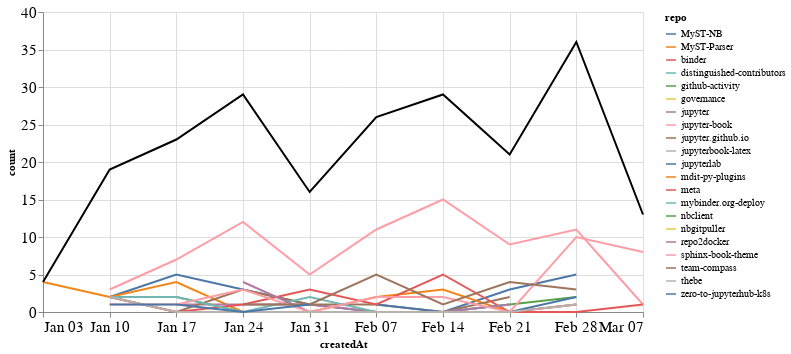

Write notebook code for a chart like this one.
### Markdown cell above
### Comments

### Code cell
comments_time = comments.groupby('repo').resample('W', on='createdAt').count()['author'].reset_index()
comments_time = comments_time.rename(columns={'author': 'count'})
comments_time_total = comments_time.groupby('createdAt').agg({"count": "sum"}).reset_index()
ch1 = alt.Chart(comments_time, width=600).mark_line().encode(
    x='createdAt',
    y='count',
    color='repo',
    tooltip="repo"
)

ch2 = alt.Chart(comments_time_total, width=600).mark_line(color="black").encode(
    x='createdAt',
    y='count',
)

ch1 + ch2

### Figure 1 — Vega-Lite specification as saved in the notebook (floating-point values rounded to 4 significant figures)
{"config": {"axisLeft": {"labelFontSize": 15}, "axisBottom": {"labelFontSize": 15}}, "layer": [{"data": {"name": "data-d52283fd09cb30dd453384251adb93c9"}, "mark": "line", "encoding": {"color": {"type": "nominal", "field": "repo"}, "tooltip": {"type": "nominal", "field": "repo"}, "x": {"type": "temporal", "field": "createdAt"}, "y": {"type": "quantitative", "field": "count"}}, "width": 600}, {"data": {"name": "data-07d02d0fd46b036d98d5520a9401b071"}, "mark": {"type": "line", "color": "black"}, "encoding": {"x": {"type": "temporal", "field": "createdAt"}, "y": {"type": "quantitative", "field": "count"}}, "width": 600}], "$schema": "https://vega.github.io/schema/vega-lite/v4.8.1.json", "datasets": {"data-d52283fd09cb30dd453384251adb93c9": [{"repo": "MyST-NB", "createdAt": "2021-01-10T00:00:00", "count": 2}, {"repo": "MyST-NB", "createdAt": "2021-01-17T00:00:00", "count": 5}, {"repo": "MyST-NB", "createdAt": "2021-01-24T00:00:00", "count": 3}, {"repo": "MyST-NB", "createdAt": "2021-01-31T00:00:00", "count": 1}, {"repo": "MyST-NB", "createdAt": "2021-02-07T00:00:00", "count": 0}, {"repo": "MyST-NB", "createdAt": "2021-02-14T00:00:00", "count": 0}, {"repo": "MyST-NB", "createdAt": "2021-02-21T00:00:00", "count": 3}, {"repo": "MyST-NB", "createdAt": "2021-02-28T00:00:00", "count": 5}, {"repo": "MyST-Parser", "createdAt": "2021-01-03T00:00:00", "count": 4}, {"repo": "MyST-Parser", "createdAt": "2021-01-10T00:00:00", "count": 2}, {"repo": "MyST-Parser", "createdAt": "2021-01-17T00:00:00", "count": 4}, {"repo": "MyST-Parser", "createdAt": "2021-01-24T00:00:00", "count": 0}, {"repo": "MyST-Parser", "createdAt": "2021-01-31T00:00:00", "count": 0}, {"repo": "MyST-Parser", "createdAt": "2021-02-07T00:00:00", "count": 2}, {"repo": "MyST-Parser", "createdAt": "2021-02-14T00:00:00", "count": 3}, {"repo": "MyST-Parser", "createdAt": "2021-02-21T00:00:00", "count": 0}, {"repo": "MyST-Parser", "createdAt": "2021-02-28T00:00:00", "count": 1}, {"repo": "binder", "createdAt": "2021-01-31T00:00:00", "count": 1}, {"repo": "distinguished-contributors", "createdAt": "2021-03-07T00:00:00", "count": 3}, {"repo": "github-activity", "createdAt": "2021-01-17T00:00:00", "count": 2}, {"repo": "github-activity", "createdAt": "2021-01-24T00:00:00", "count": 0}, {"repo": "github-activity", "createdAt": "2021-01-31T00:00:00", "count": 0}, {"repo": "github-activity", "createdAt": "2021-02-07T00:00:00", "count": 0}, {"repo": "github-activity", "createdAt": "2021-02-14T00:00:00", "count": 0}, {"repo": "github-activity", "createdAt": "2021-02-21T00:00:00", "count": 1}, {"repo": "github-activity", "createdAt": "2021-02-28T00:00:00", "count": 2}, {"repo": "governance", "createdAt": "2021-01-24T00:00:00", "count": 1}, {"repo": "jupyter", "createdAt": "2021-01-17T00:00:00", "count": 1}, {"repo": "jupyter", "createdAt": "2021-01-24T00:00:00", "count": 1}, {"repo": "jupyter", "createdAt": "2021-01-31T00:00:00", "count": 1}, {"repo": "jupyter", "createdAt": "2021-02-07T00:00:00", "count": 0}, {"repo": "jupyter", "createdAt": "2021-02-14T00:00:00", "count": 0}, {"repo": "jupyter", "createdAt": "2021-02-21T00:00:00", "count": 0}, {"repo": "jupyter", "createdAt": "2021-02-28T00:00:00", "count": 1}, {"repo": "jupyter-book", "createdAt": "2021-01-10T00:00:00", "count": 3}, {"repo": "jupyter-book", "createdAt": "2021-01-17T00:00:00", "count": 7}, {"repo": "jupyter-book", "createdAt": "2021-01-24T00:00:00", "count": 12}, {"repo": "jupyter-book", "createdAt": "2021-01-31T00:00:00", "count": 5}, {"repo": "jupyter-book", "createdAt": "2021-02-07T00:00:00", "count": 11}, {"repo": "jupyter-book", "createdAt": "2021-02-14T00:00:00", "count": 15}, {"repo": "jupyter-book", "createdAt": "2021-02-21T00:00:00", "count": 9}, {"repo": "jupyter-book", "createdAt": "2021-02-28T00:00:00", "count": 11}, {"repo": "jupyter-book", "createdAt": "2021-03-07T00:00:00", "count": 1}, {"repo": "jupyter.github.io", "createdAt": "2021-01-10T00:00:00", "count": 2}, {"repo": "jupyter.github.io", "createdAt": "2021-01-17T00:00:00", "count": 0}, {"repo": "jupyter.github.io", "createdAt": "2021-01-24T00:00:00", "count": 3}, {"repo": "jupyter.github.io", "createdAt": "2021-01-31T00:00:00", "count": 1}, {"repo": "jupyter.github.io", "createdAt": "2021-02-07T00:00:00", "count": 1}, {"repo": "jupyter.github.io", "createdAt": "2021-02-14T00:00:00", "count": 0}, {"repo": "jupyter.github.io", "createdAt": "2021-02-21T00:00:00", "count": 2}, {"repo": "jupyterbook-latex", "createdAt": "2021-02-07T00:00:00", "count": 2}, {"repo": "jupyterlab", "createdAt": "2021-02-07T00:00:00", "count": 1}, {"repo": "jupyterlab", "createdAt": "2021-02-14T00:00:00", "count": 0}, {"repo": "jupyterlab", "createdAt": "2021-02-21T00:00:00", "count": 0}, {"repo": "jupyterlab", "createdAt": "2021-02-28T00:00:00", "count": 2}, {"repo": "mdit-py-plugins", "createdAt": "2021-02-07T00:00:00", "count": 1}, {"repo": "meta", "createdAt": "2021-01-10T00:00:00", "count": 2}, {"repo": "meta", "createdAt": "2021-01-17T00:00:00", "count": 0}, {"repo": "meta", "createdAt": "2021-01-24T00:00:00", "count": 1}, {"repo": "meta", "createdAt": "2021-01-31T00:00:00", "count": 3}, {"repo": "meta", "createdAt": "2021-02-07T00:00:00", "count": 1}, {"repo": "meta", "createdAt": "2021-02-14T00:00:00", "count": 5}, {"repo": "meta", "createdAt": "2021-02-21T00:00:00", "count": 0}, {"repo": "meta", "createdAt": "2021-02-28T00:00:00", "count": 0}, {"repo": "meta", "createdAt": "2021-03-07T00:00:00", "count": 1}, {"repo": "mybinder.org-deploy", "createdAt": "2021-01-10T00:00:00", "count": 2}, {"repo": "mybinder.org-deploy", "createdAt": "2021-01-17T00:00:00", "count": 2}, {"repo": "mybinder.org-deploy", "createdAt": "2021-01-24T00:00:00", "count": 0}, {"repo": "mybinder.org-deploy", "createdAt": "2021-01-31T00:00:00", "count": 2}, {"repo": "mybinder.org-deploy", "createdAt": "2021-02-07T00:00:00", "count": 0}, {"repo": "mybinder.org-deploy", "createdAt": "2021-02-14T00:00:00", "count": 0}, {"repo": "mybinder.org-deploy", "createdAt": "2021-02-21T00:00:00", "count": 1}, {"repo": "nbclient", "createdAt": "2021-02-14T00:00:00", "count": 3}, {"repo": "nbgitpuller", "createdAt": "2021-01-10T00:00:00", "count": 2}, {"repo": "repo2docker", "createdAt": "2021-01-24T00:00:00", "count": 4}, {"repo": "repo2docker", "createdAt": "2021-01-31T00:00:00", "count": 0}, {"repo": "repo2docker", "createdAt": "2021-02-07T00:00:00", "count": 0}, {"repo": "repo2docker", "createdAt": "2021-02-14T00:00:00", "count": 0}, {"repo": "repo2docker", "createdAt": "2021-02-21T00:00:00", "count": 1}, {"repo": "sphinx-book-theme", "createdAt": "2021-01-10T00:00:00", "count": 1}, {"repo": "sphinx-book-theme", "createdAt": "2021-01-17T00:00:00", "count": 1}, {"repo": "sphinx-book-theme", "createdAt": "2021-01-24T00:00:00", "count": 3}, {"repo": "sphinx-book-theme", "createdAt": "2021-01-31T00:00:00", "count": 0}, {"repo": "sphinx-book-theme", "createdAt": "2021-02-07T00:00:00", "count": 2}, {"repo": "sphinx-book-theme", "createdAt": "2021-02-14T00:00:00", "count": 2}, {"repo": "sphinx-book-theme", "createdAt": "2021-02-21T00:00:00", "count": 0}, {"repo": "sphinx-book-theme", "createdAt": "2021-02-28T00:00:00", "count": 10}, {"repo": "sphinx-book-theme", "createdAt": "2021-03-07T00:00:00", "count": 8}, {"repo": "team-compass", "createdAt": "2021-01-24T00:00:00", "count": 1}, {"repo": "team-compass", "createdAt": "2021-01-31T00:00:00", "count": 1}, {"repo": "team-compass", "createdAt": "2021-02-07T00:00:00", "count": 5}, {"repo": "team-compass", "createdAt": "2021-02-14T00:00:00", "count": 1}, {"repo": "team-compass", "createdAt": "2021-02-21T00:00:00", "count": 4}, {"repo": "team-compass", "createdAt": "2021-02-28T00:00:00", "count": 3}, {"repo": "thebe", "createdAt": "2021-01-10T00:00:00", "count": 2}, {"repo": "thebe", "createdAt": "2021-01-17T00:00:00", "count": 0}, {"repo": "thebe", "createdAt": "2021-01-24T00:00:00", "count": 0}, {"repo": "thebe", "createdAt": "2021-01-31T00:00:00", "count": 0}, {"repo": "thebe", "createdAt": "2021-02-07T00:00:00", "count": 0}, {"repo": "thebe", "createdAt": "2021-02-14T00:00:00", "count": 0}, {"repo": "thebe", "createdAt": "2021-02-21T00:00:00", "count": 0}, {"repo": "thebe", "createdAt": "2021-02-28T00:00:00", "count": 1}, {"repo": "zero-to-jupyterhub-k8s", "createdAt": "2021-01-10T00:00:00", "count": 1}, {"repo": "zero-to-jupyterhub-k8s", "createdAt": "2021-01-17T00:00:00", "count": 1}, {"repo": "zero-to-jupyterhub-k8s", "createdAt": "2021-01-24T00:00:00", "count": 0}, {"repo": "zero-to-jupyterhub-k8s", "createdAt": "2021-01-31T00:00:00", "count": 1}], "data-07d02d0fd46b036d98d5520a9401b071": [{"createdAt": "2021-01-03T00:00:00", "count": 4}, {"createdAt": "2021-01-10T00:00:00", "count": 19}, {"createdAt": "2021-01-17T00:00:00", "count": 23}, {"createdAt": "2021-01-24T00:00:00", "count": 29}, {"createdAt": "2021-01-31T00:00:00", "count": 16}, {"createdAt": "2021-02-07T00:00:00", "count": 26}, {"createdAt": "2021-02-14T00:00:00", "count": 29}, {"createdAt": "2021-02-21T00:00:00", "count": 21}, {"createdAt": "2021-02-28T00:00:00", "count": 36}, {"createdAt": "2021-03-07T00:00:00", "count": 13}]}}
